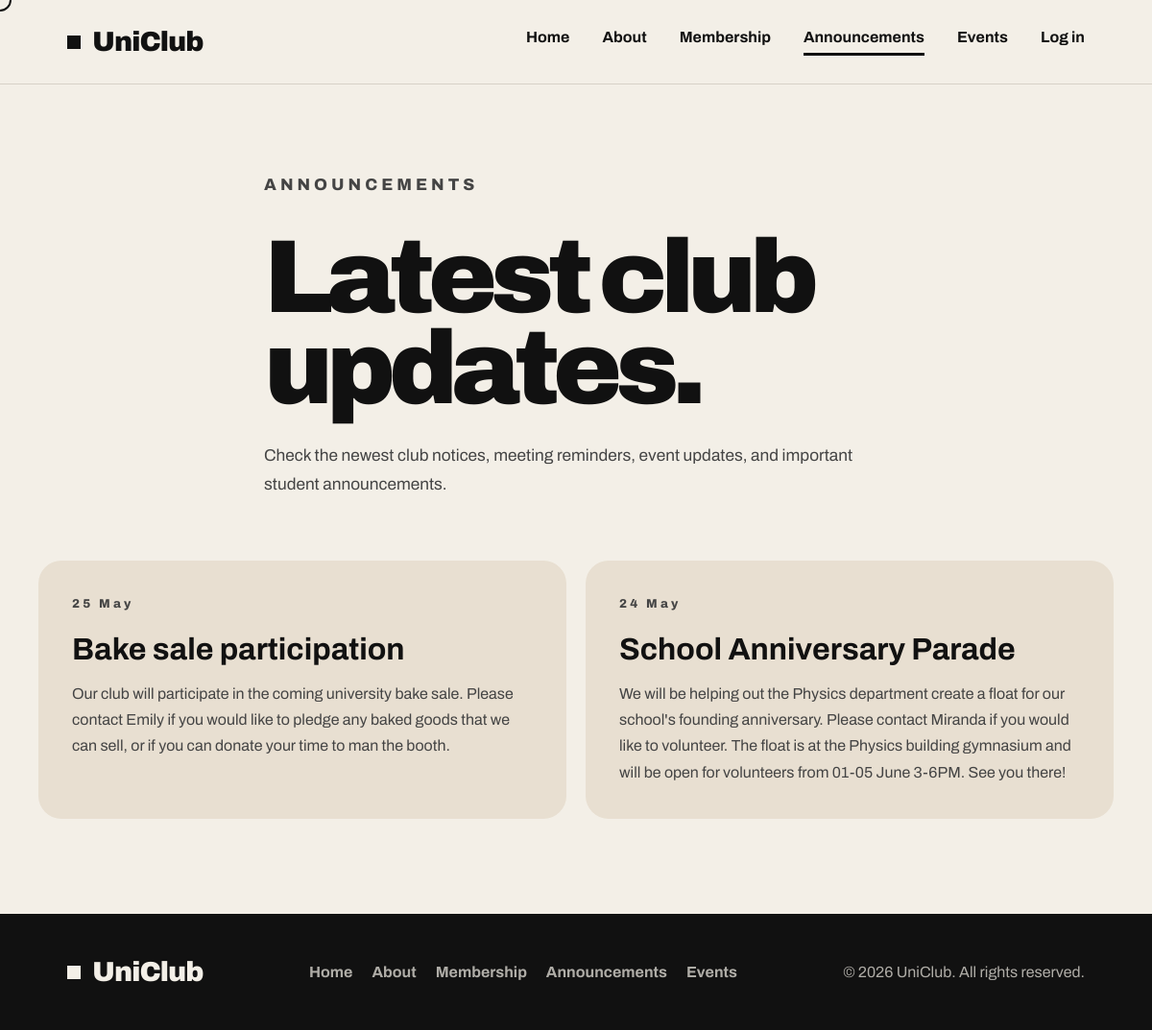
Page /phpfiles/announcements.php on the earlier database version.
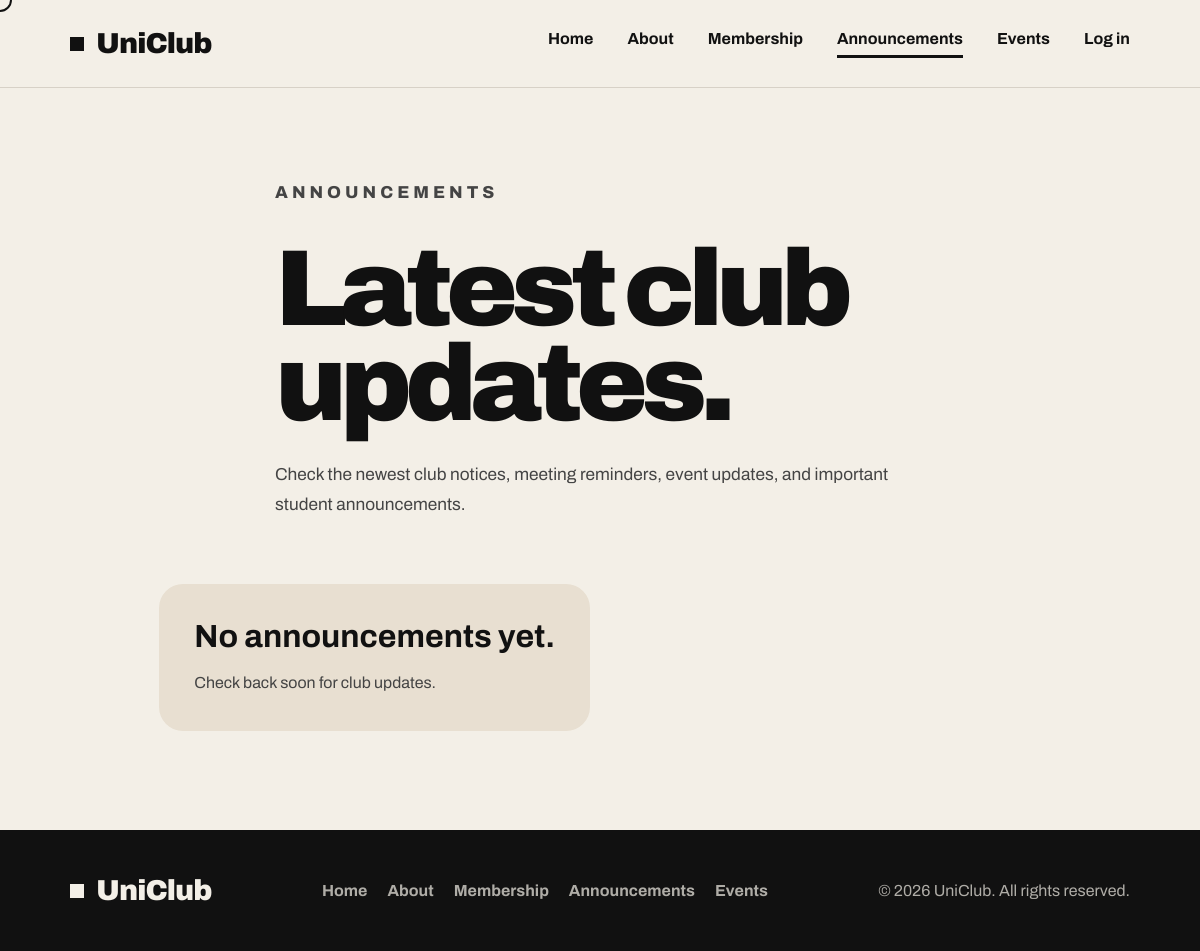
Same page on the later database version.
### tables this page shows
CREATE TABLE `announcements` (
  `announcement_id` int(11) NOT NULL,
  `announcement_subject` varchar(250) NOT NULL,
  `announcement_detail` varchar(1000) NOT NULL,
  `announcement_date` date NOT NULL DEFAULT current_timestamp()
);

### phpfiles/announcements.php (the view, shortened to what this page needs)
<?php
require_once 'layout.php';
require_once 'db.php';
$sql = "SELECT announcement_subject, announcement_detail, announcement_date
        FROM announcements
        ORDER BY announcement_date DESC";
$announcements = $conn->query($sql);
?>
<!DOCTYPE html>
<html lang="en">
<head>
  <link rel="stylesheet" href="../css/style.css">
</head>
<body>
<main>
  <section class="page-header">
    <p class="eyebrow">ANNOUNCEMENTS</p>
    <h1>
      Latest club
      <span>updates.</span>
    </h1>
    <p>
      Check the newest club notices, meeting reminders, event updates, and important
      student announcements.
    </p>
  </section>
  <section class="announcement-grid">
    <?php if ($announcements && $announcements->num_rows > 0): ?>
      <?php while ($announcement = $announcements->fetch_assoc()): ?>
        <div class="announcement-card" data-category="announcement">
          <p class="date"><?= htmlspecialchars(date('d M', strtotime($announcement['announcement_date']))) ?></p>
          <h2><?= htmlspecialchars($announcement['announcement_subject']) ?></h2>
          <p><?= htmlspecialchars($announcement['announcement_detail']) ?></p>
        </div>
      <?php endwhile; ?>
    <?php else: ?>
      <div class="announcement-card">
        <h2>No announcements yet.</h2>
        <p>Check back soon for club updates.</p>
      </div>
    <?php endif; ?>
  </section>
</main>
</body>
</html>

Differences in the rows shown:
removed announcements: announcement_date "25 May", announcement_subject "Bake sale participation", announcement_detail "Our club will participate in the coming university bake sale. Please contact Emily if you would like to pledge any baked goods that we can sell, or if you can donate your time to man the booth."
removed announcements: announcement_date "24 May", announcement_subject "School Anniversary Parade", announcement_detail "We will be helping out the Physics department create a float for our school's founding anniversary. Please contact Miranda if you would like to volunteer. The float is at the Physics building gymnasium and will be open for volunteers from 01-05 June 3-6PM. See you there!"
Other differences:
text now shown: "No announcements yet. Check back soon for club updates."
